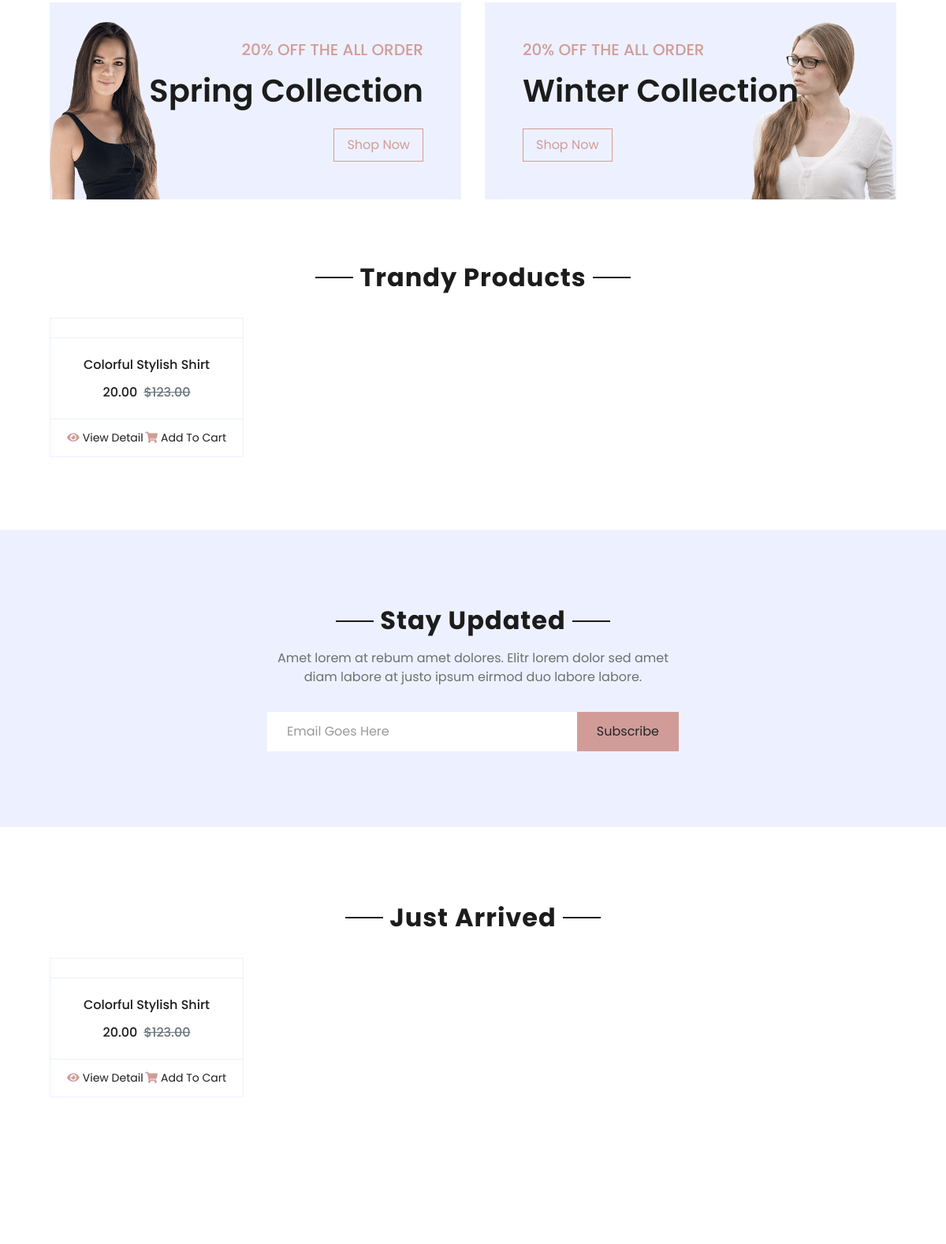
The app's page / (middle part), older data.
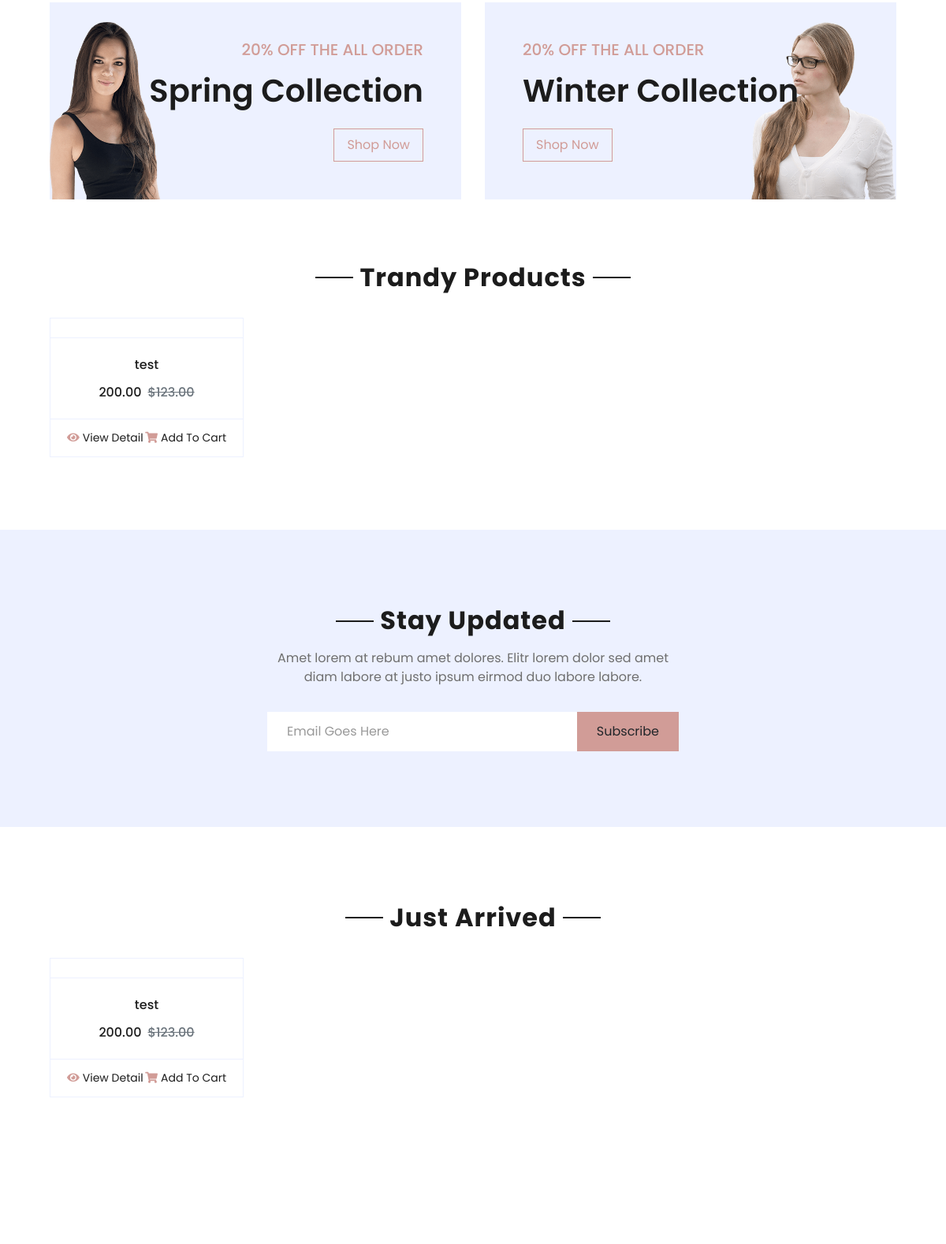
The same page, newer data.
### ProductsApp/models.py (models this page shows, shortened)
class Product(models.Model):
    name = models.CharField(max_length=100)
    category = models.ForeignKey(ProductCategory, on_delete=models.CASCADE)
    description = models.TextField(null=True)
    price = models.DecimalField(max_digits=10, decimal_places=2)
    qty = models.IntegerField()
    image = models.ImageField(upload_to='products/')
    reviews = models.ManyToManyField(Review, related_name='products')

### MainApp/views.py (the view)
# urls.py: path('',views.index, name="index"),
def index(request):
    prod = Product.objects.all()
    return render(request,'index.html',{'prod': prod})

### CartApp/context_processors.py (called while the page is built)
def cart_total_quantity(request):
    total_quantity = 0
    if request.user.is_authenticated:
        cart_items = CartItem.objects.filter(user=request.user)
        total_quantity = cart_items.aggregate(Sum('quantity'))['quantity__sum'] or 0
    return {'total_quantity': total_quantity}

### templates/index.html (shortened to what the changed rows need)
{% load static %}
<!DOCTYPE html>
<html lang="en">
<head>
    <link href="https://cdnjs.cloudflare.com/ajax/libs/font-awesome/5.10.0/css/all.min.css" rel="stylesheet">
    <link href="{% static 'lib/owlcarousel/assets/owl.carousel.min.css' %}" rel="stylesheet">
    <link href="{% static 'css/style.css'%}" rel="stylesheet">
</head>
<body>
    <div class="container-fluid offer pt-5">
        <div class="row px-xl-5">
            <div class="col-md-6 pb-4">
                <div class="position-relative bg-secondary text-center text-md-right text-white mb-2 py-5 px-5">
                    <div class="position-relative" style="z-index: 1;">
                        <h1 class="mb-4 font-weight-semi-bold">Spring Collection</h1>
                    </div>
                </div>
            </div>
            <div class="col-md-6 pb-4">
                <div class="position-relative bg-secondary text-center text-md-left text-white mb-2 py-5 px-5">
                    <div class="position-relative" style="z-index: 1;">
                        <h1 class="mb-4 font-weight-semi-bold">Winter Collection</h1>
                    </div>
                </div>
            </div>
        </div>
    </div>
    <div class="container-fluid pt-5">
        <div class="text-center mb-4">
            <h2 class="section-title px-5"><span class="px-2">Trandy Products</span></h2>
        </div>
        <div class="row px-xl-5 pb-3">
            {% for pr in prod %}
            <div class="col-lg-3 col-md-6 col-sm-12 pb-1">
                <div class="card product-item border-0 mb-4">
                    <div class="card-header product-img position-relative overflow-hidden bg-transparent border p-0">
                    </div>
                    <div class="card-body border-left border-right text-center p-0 pt-4 pb-3">
                        <h6 class="text-truncate mb-3">{{pr.name}}</h6>
                        <div class="d-flex justify-content-center">
                            <h6>{{pr.price}}</h6><h6 class="text-muted ml-2"><del>$123.00</del></h6>
                        </div>
                    </div>
                    <div class="card-footer d-flex justify-content-between bg-light border">
                        <a href="{% url 'product_detail' pr.id %}" class="btn btn-sm text-dark p-0"><i class="fas fa-eye text-primary mr-1"></i>View Detail</a>
                        <a href="" class="btn btn-sm text-dark p-0"><i class="fas fa-shopping-cart text-primary mr-1"></i>Add To Cart</a>
                    </div>
                </div>
            </div>
            {% endfor%}
        </div>
    </div>
    <div class="container-fluid bg-secondary my-5">
        <div class="row justify-content-md-center py-5 px-xl-5">
            <div class="col-md-6 col-12 py-5">
                <div class="text-center mb-2 pb-2">
                    <h2 class="section-title px-5 mb-3"><span class="bg-secondary px-2">Stay Updated</span></h2>
                </div>
            </div>
        </div>
    </div>
    <div class="container-fluid pt-5">
        <div class="text-center mb-4">
            <h2 class="section-title px-5"><span class="px-2">Just Arrived</span></h2>
        </div>
        <div class="row px-xl-5 pb-3">
            {% for pr in prod %}
            <div class="col-lg-3 col-md-6 col-sm-12 pb-1">
                <div class="card product-item border-0 mb-4">
                    <div class="card-header product-img position-relative overflow-hidden bg-transparent border p-0">
                    </div>
                    <div class="card-body border-left border-right text-center p-0 pt-4 pb-3">
                        <h6 class="text-truncate mb-3">{{pr.name}}</h6>
                        <div class="d-flex justify-content-center">
                            <h6>{{pr.price}}</h6><h6 class="text-muted ml-2"><del>$123.00</del></h6>
                        </div>
                    </div>
                    <div class="card-footer d-flex justify-content-between bg-light border">
                        <a href="{% url 'product_detail' pr.id %}" class="btn btn-sm text-dark p-0"><i class="fas fa-eye text-primary mr-1"></i>View Detail</a>
                        <a href="" class="btn btn-sm text-dark p-0"><i class="fas fa-shopping-cart text-primary mr-1"></i>Add To Cart</a>
                    </div>
                </div>
            </div>
            {% endfor%}
        </div>
    </div>
</body>
</html>

Row changes from the older to the newer data that the page shows:
removed Product: name "Colorful Stylish Shirt", price "20.00"
added Product: name "test", price "200.00"
